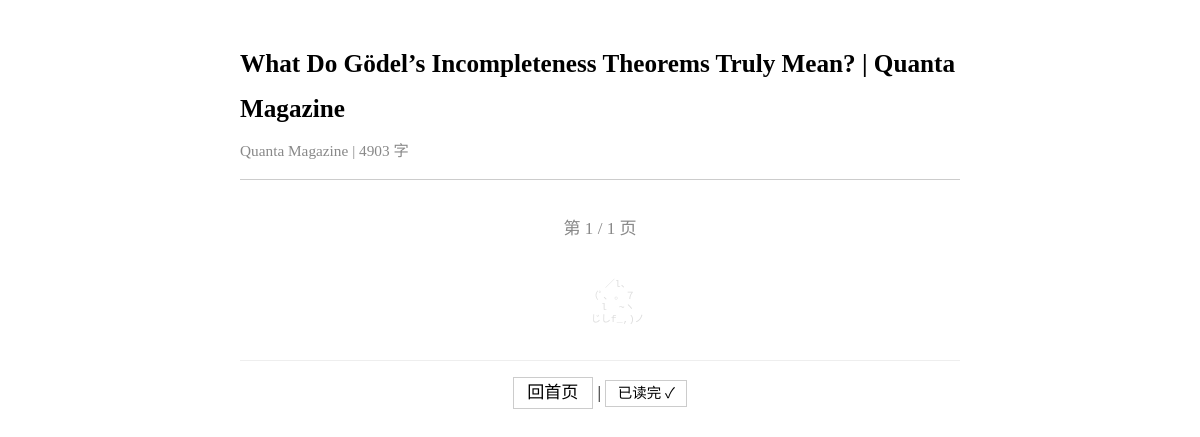
Page /article/198b00558e7f0586 on the committed database.
### tables this page shows
CREATE TABLE articles (
            id TEXT PRIMARY KEY,
            title_zh TEXT NOT NULL DEFAULT '',
            source TEXT NOT NULL DEFAULT '',
            source_url TEXT NOT NULL DEFAULT '',
            author TEXT NOT NULL DEFAULT '',
            summary_zh TEXT NOT NULL DEFAULT '',
            tags TEXT NOT NULL DEFAULT '[]',
            word_count_zh INTEGER NOT NULL DEFAULT 0,
            original_word_count INTEGER NOT NULL DEFAULT 0,
            translation_model TEXT NOT NULL DEFAULT '',
            prompt_version TEXT NOT NULL DEFAULT '',
            quality_score TEXT NOT NULL DEFAULT '{}',
            read_status TEXT NOT NULL DEFAULT 'unread',
            read_at TEXT,
            fetched_at TEXT NOT NULL DEFAULT ''
        , section_id TEXT NOT NULL DEFAULT '', has_spoiler INTEGER NOT NULL DEFAULT 0, topic_keywords TEXT NOT NULL DEFAULT '[]');

### server.py (the view)
@app.get("/article/{article_id}", response_class=HTMLResponse)
async def article_view(article_id: str, page: int = Query(1, ge=1)):
    article = get_article(article_id)
    if not article:
        return HTMLResponse("<h1>Article not found</h1>", status_code=404)
    content = article.get("content_zh", "")
    if not content:
        json_path = Path(__file__).parent / "data" / "articles" / f"{article_id}.json"
        if json_path.exists():
            full = json.loads(json_path.read_text())
            content = full.get("content_zh", "")
            article["content_zh"] = content
    content = markdown_to_html(content)
    pages = paginate_content(content)
    total_pages = len(pages) or 1
    page = min(page, total_pages)
    is_last = (page == total_pages)
    status = "done" if is_last else "reading"
    update_read_status(article_id, status)
    issue_date = article.get("fetched_at", "")[:10]
    next_id = None
    if issue_date:
        issue = get_issue(issue_date)
        if issue:
            ids = issue.get("articles", [])
            try:
                idx = ids.index(article_id)
                if idx + 1 < len(ids):
                    next_id = ids[idx + 1]
            except ValueError:
                pass
    template = env.get_template("article.html")
    return template.render(
        article=article,
        page_content=pages[page - 1] if pages else "",
        page=page,
        total_pages=total_pages,
        is_last=is_last,
        next_id=next_id,
    )

### templates/article.html (shortened to what this page needs)
<!DOCTYPE html>
<html lang="zh-CN">
<head>
</head>
<body>
<div class="article-header">
  <h1>{{ article.title_zh or article.id }}</h1>
  <div class="meta">{{ article.source }} | {{ article.word_count_zh }} 字</div>
</div>
<div class="pagination">
<span>第 {{ page }} / {{ total_pages }} 页</span>
</div>
<pre class="cat-footer">
      ／l、
    （ﾟ､ ｡ ７
      l  ~ヽ
      じしf_,)ノ
</pre>
<div class="nav-bottom">
<a href="/">回首页</a>
{% if is_last %}
| <a class="done-link" href="/article/{{ article.id }}?page={{ page }}">已读完 ✓</a>
{% endif %}
</div>
</body>
</html>

### templates/article.html (style rules this page uses)
body { max-width:720px;margin:0 auto;padding:24px 18px;background:#fff;color:#000;font-size:18px;line-height:1.8;font-family:serif }
.article-header { margin-bottom:1.5em;border-bottom:1px solid #ccc;padding-bottom:.8em }
.article-header h1 { font-size:1.4em;margin-bottom:.2em }
.article-header .meta { color:#888;font-size:.85em }
.pagination { margin:2em 0;text-align:center;font-size:.95em }
.pagination span { padding:.3em .8em;color:#888 }
.nav-bottom { margin-top:2em;padding-top:1em;border-top:1px solid #eee;text-align:center;font-size:.95em }
.nav-bottom a { text-decoration:none;color:#000;padding:.3em .8em;border:1px solid #ccc }
.done-link { color:#888;font-size:.85em }
.cat-footer { text-align:center;color:#ddd;font-size:.55em;line-height:1.2;margin:3em 0 1em }

### rows in the picture
articles: title_zh "What Do Gödel’s Incompleteness Theorems Truly Mean? | Quanta Magazine", source "Quanta Magazine", word_count_zh "4903"

### other values in the picture
{{ page }} "1"
{{ total_pages }} "1"
